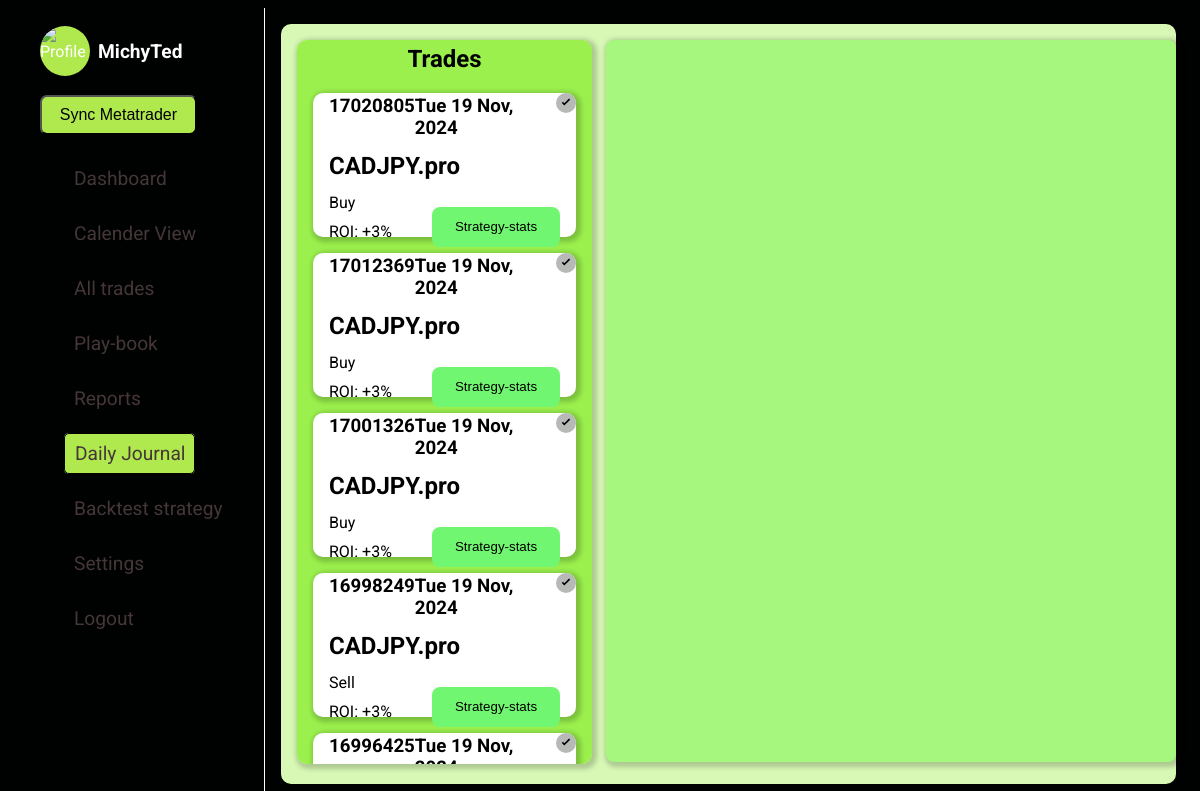
/daily-journal (signed in), run on an earlier commit of the app's database.
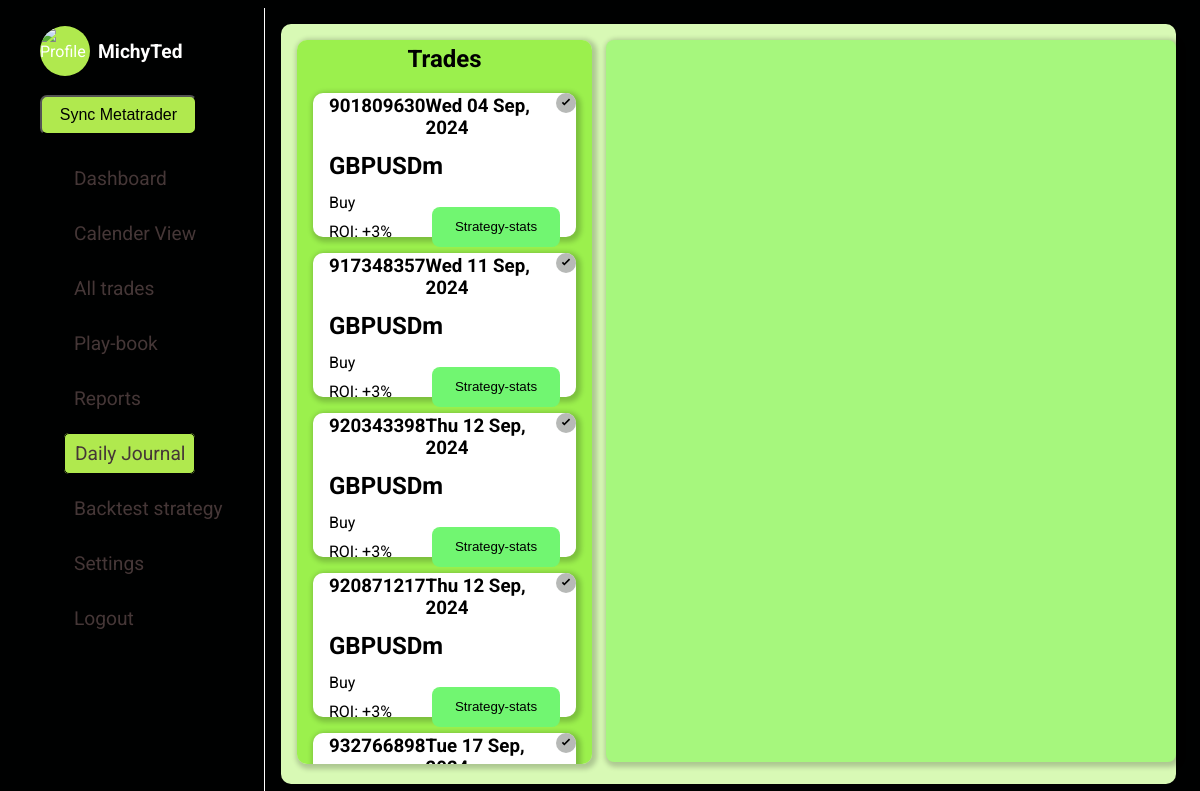
And on a later commit of the database.
### forexJournal/models.py (models this page shows, shortened)
class TradesModel(models.Model):
    user = models.ForeignKey(settings.AUTH_USER_MODEL, on_delete=models.CASCADE, related_name="trades", default=1)
    ticket = models.IntegerField(null=False, unique=True)
    opening_time = models.DateTimeField()
    closing_time = models.DateTimeField()
    order_type = models.CharField(null=False, blank=False, max_length=10)
    lot_size = models.DecimalField(decimal_places=7, max_digits=25)
    original_position_size = models.DecimalField(decimal_places=7, max_digits=25)
    symbol = models.CharField(max_length=20)
    opening_price = models.DecimalField(decimal_places=7, max_digits=25)
    closing_price = models.DecimalField(decimal_places=7, max_digits=25)
    stop_loss = models.DecimalField(decimal_places=7, max_digits=25)
    take_profit = models.DecimalField(decimal_places=7, max_digits=25)
    commission_usd = models.DecimalField(decimal_places=7, max_digits=25)
    swap_usd = models.DecimalField(decimal_places=7, max_digits=25)
    profit_usd = models.DecimalField(decimal_places=7, max_digits=25)
    equity_usd = models.CharField(max_length=10)
    margin_level = models.CharField(max_length=10)
    close_reason = models.CharField(max_length=10)
    strategy = models.ForeignKey(StrategyModel, on_delete=models.SET_NULL, null=True, blank=True)
    profit_target = models.DecimalField(max_digits=20, decimal_places=6, null=True, blank=True)
    stop_loss_value = models.DecimalField(max_digits=20, decimal_places=6, null=True, blank=True)
    tags = models.CharField(max_length=50, null=True, blank=True)
    planned_R_Multiple = models.DecimalField(max_digits=20, decimal_places=7, null=True, blank=True)
    notes = models.TextField(null=True, blank=True)

### forexJournal/views.py (the view)
# urls.py: path("daily-journal", views.dailyJournal, name="daily-journal"),
@login_required
def dailyJournal(request):
    logged_in_user = request.user
    trades = TradesModel.objects.filter(user=logged_in_user).order_by("-id")
    trades_dict = trades.values()
    context = {
        "trades": trades_dict
    }
    return render(request, f"{PATH}/dailyJournal.html", context)

### forexJournal/templates/forexJournal/dailyJournal.html (shortened to what this page needs)
{% extends "base.html" %}
{% load static %}
{% block css_files %}
    <link rel="stylesheet" href="{% static 'forexJournal/dailyJournal.css' %}">
    <link href="https://cdn.jsdelivr.net/npm/quill@2.0.2/dist/quill.snow.css" rel="stylesheet" />
{% endblock css_files %}
{% block content %}
    <main>
        <div class="container">
            <h2 class="head-text">Trades</h2>
            <ul class="list-items">
                {% for trade in trades %}
                    <li class="trade-card" data-trade-id="{{ trade.ticket }}" data-trade-profit="{{ trade.profit_usd}}" data-trade-symbol="{{ trade.symbol }}">
                        {% if trade.notes %}
                            <div class="verified-badge">
                                <svg  width="20" height="20" viewBox="0 0 24 24" fill="none" xmlns="http://www.w3.org/2000/svg">
                                    <circle id="" cx="12" cy="12" r="12" fill="lightblue" />
                                    <path d="M10 15l-3-3 1.41-1.41L10 12.17l5.59-5.59L17 8l-7 7z" fill="#000" />
                                </svg>
                            </div>
                        {% else %}
                            <div class="verified-badge">
                                <svg width="20" height="20" viewBox="0 0 24 24" fill="none" xmlns="http://www.w3.org/2000/svg">
                                    <circle cx="12" cy="12" r="12" fill="#b7b9b7" />
                                    <path d="M10 15l-3-3 1.41-1.41L10 12.17l5.59-5.59L17 8l-7 7z" fill="#000" />
                                </svg>
                            </div>
                        {% endif %}
                        <div class="head-items">
                            <h3>{{ trade.ticket}}</h3>
                            <h3 class="date">{{ trade.opening_time|date:"D d M, Y"}}</h3>
                        </div>
                        <h2>{{ trade.symbol }}</h2>
                        <p>{{ trade.order_type|title }}</p>
                        <div class="ending">
                            <p>ROI: +3%</p>
                            <button>Strategy-stats</button>
                        </div>
                    </li>
                {% endfor %}
            </ul>
        </div>
        <div class="journal-area">
        </div>
    </main>
{% endblock content %}

### templates/base.html (shortened to what this page needs)
{% load static %}
<!DOCTYPE html>
<html lang="en">
<head>
    {% block css_files %}{% endblock  %}
    <link rel="stylesheet" href="{% static 'base.css' %}">
    <link rel="stylesheet" href="https://cdnjs.cloudflare.com/ajax/libs/font-awesome/6.5.2/css/all.min.css" />
</head>
<body>
    <section id="first-part">
        <div id="profile">
            <img src="{% static 'forexJournal/images/3d-portrait-businessman.jpg' %}" alt="Profile">
            <h2>{{ user }}</h2>
        </div>
        <button type="button" class="new-trade">Sync Metatrader</button>
        <ul>
            <li class="try"><a href="{% url "forex" %}" class="active" id="dashboard">Dashboard</a></li>
            <li><a href="{% url "All_trades" %}" id="all_trades" class="active">Calender View</a></li>
            <li><a href="{% url "journal" %}" id="journalss" class="active">All trades</a></li>
            <li><a href="{% url "playBook" %}" id="Play_book" class="active">Play-book</a></li>
            <li><a href="{% url "reports" %}" id="reports" class="active">Reports</a></li>
            <li><a href="{% url "daily-journal" %}" id="daily-journal" class="active">Daily Journal</a></li>
            <li><a href="{% url "backtest" %}" id="backtest" class="active">Backtest strategy</a></li>
            <li><a href="{% url "settings" %}" id="settings" class="active">Settings</a></li>
            <li class="logout"><a href="{% url 'logout' %}">Logout</a></li>
        </ul>
    </section>
    {% block content %}
    {% endblock  %}
</body>
</html>

### forexJournal/static/forexJournal/dailyJournal.css (style rules this page uses)
body { font-family: "Roboto", sans-serif; overflow: hidden; color: black; }
#first-part { border-right: 1px solid white; }
main { background: rgb(216, 249, 181); margin: 1rem; margin-bottom: 1rem; height: 95vh; display: flex; gap: 14px; border-radius: 10px; }
.container { margin-top: 1rem; background: #9bf04d; border-radius: 10px; width: 30%; margin-left: 1rem; padding: 1rem; height: 91%; box-shadow: 2px 2px 5px 3px rgba(0, 0, 0, 0.2); overflow: auto; }
.head-text { text-align: center; margin-top: -0.7rem; color: black; }
.list-items { position: relative; color: black; list-style: none; display: flex; flex-direction: column; gap: 1rem; }
.head-items { display: flex; justify-content: space-between; margin-top: -2rem; }
.list-items li { position: relative; margin-left: -2.5rem; border-radius: 10px; padding: 1rem; height: 7rem; background: white; box-shadow: 2px 2px 5px 3px rgba(0, 0, 0, 0.2); transition: transform 0.3s ease-in-out; }
.list-items li h2, .list-items li p { margin-top: -0.4rem; }
.ending { display: flex; justify-content: space-between; align-items: center; }
.ending button { margin-top: -2rem; height: 2.5rem; width: 8rem; border-radius: 8px; background: rgb(113, 246, 113); border: none; cursor: pointer; transition: transform 0.3s ease; }
.verified-badge { position: absolute; top: 0px; right: -4px; width: 24px; height: 24px; }
.head-items .date { padding-right: 0.7rem; }
.journal-area { background: rgb(166, 247, 125); margin: 1rem 0; width: 65%; height: 95%; border-radius: 8px; box-shadow: 2px 2px 5px 3px rgba(0, 0, 0, 0.2); }

### static/base.css (style rules this page uses)
:root { --main-color:#000101; --divBack: hsl(207, 35%, 10%); --selectedColor: #B0E94E; --selectedColor2: #efef05; }
body { color: white; background: var(--main-color); height: 100vh; display: grid; grid-template-columns: 0.8fr 4fr ; }
#first-part { width: 14rem; padding: 1rem; height: 100vh; }
#profile { display: flex; align-items: center; padding-left: 1rem; }
#profile img { margin-right: 2rem; object-fit: cover; object-position: top; width: 50px; height: 50px; border-radius: 50%; background: var(--selectedColor); }
#profile h2 { font-size: 1.2rem; margin-left: -1.5rem; }
.new-trade { width: 70%; height: 2.5rem; margin-left: 1rem; margin-top: 1rem; background-color: var(--selectedColor); font-size: 1rem; border-radius: 7px; }
#first-part ul { list-style: none; margin-top: 2rem; height: 15rem; }
#first-part li { margin-top: 2rem; }
#first-part a { text-decoration: none; color: rgb(69, 55, 55); font-size: 1.2rem; padding-left: 10px; }
li .active { border: 1px solid black; background: var(--selectedColor); padding: 0.5rem; border-radius: 5px; }

What changed in the data, as far as the page shows it:
removed TradesModel: ticket "17020805", opening_time "Tue 19 Nov, 2024", symbol "CADJPY.pro", order_type "Buy"
removed TradesModel: ticket "17012369", opening_time "Tue 19 Nov, 2024", symbol "CADJPY.pro", order_type "Buy"
removed TradesModel: ticket "17001326", opening_time "Tue 19 Nov, 2024", symbol "CADJPY.pro", order_type "Buy"
removed TradesModel: ticket "16998249", opening_time "Tue 19 Nov, 2024", symbol "CADJPY.pro", order_type "Sell"
removed TradesModel: ticket "16996425", opening_time "Tue 19 Nov,…"
added TradesModel: ticket "901809630", opening_time "Wed 04 Sep, 2024", symbol "GBPUSDm", order_type "Buy"
added TradesModel: ticket "917348357", opening_time "Wed 11 Sep, 2024", symbol "GBPUSDm", order_type "Buy"
added TradesModel: ticket "920343398", opening_time "Thu 12 Sep, 2024", symbol "GBPUSDm", order_type "Buy"
added TradesModel: ticket "920871217", opening_time "Thu 12 Sep, 2024", symbol "GBPUSDm", order_type "Buy"
added TradesModel: ticket "932766898", opening_time "Tue 17 Sep,…"
